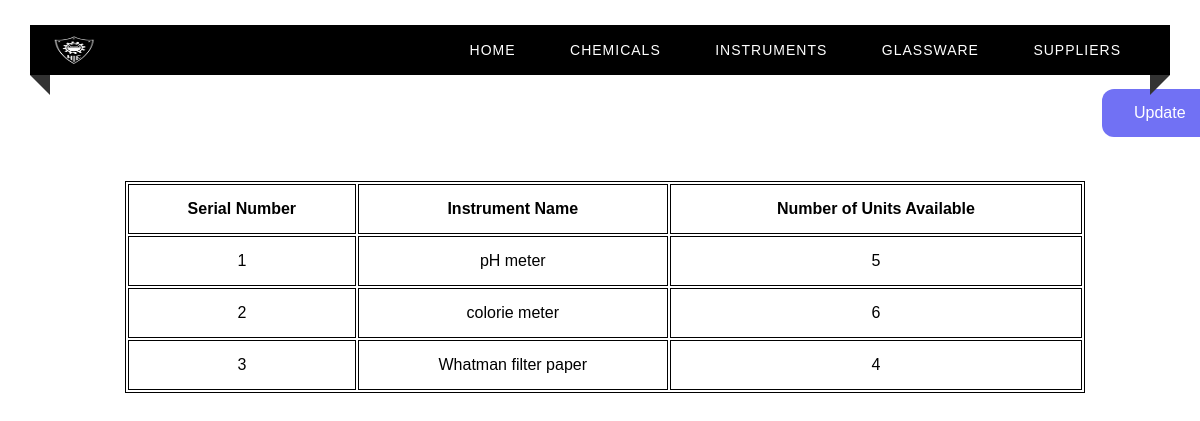
Before: /instruments with the older database file.
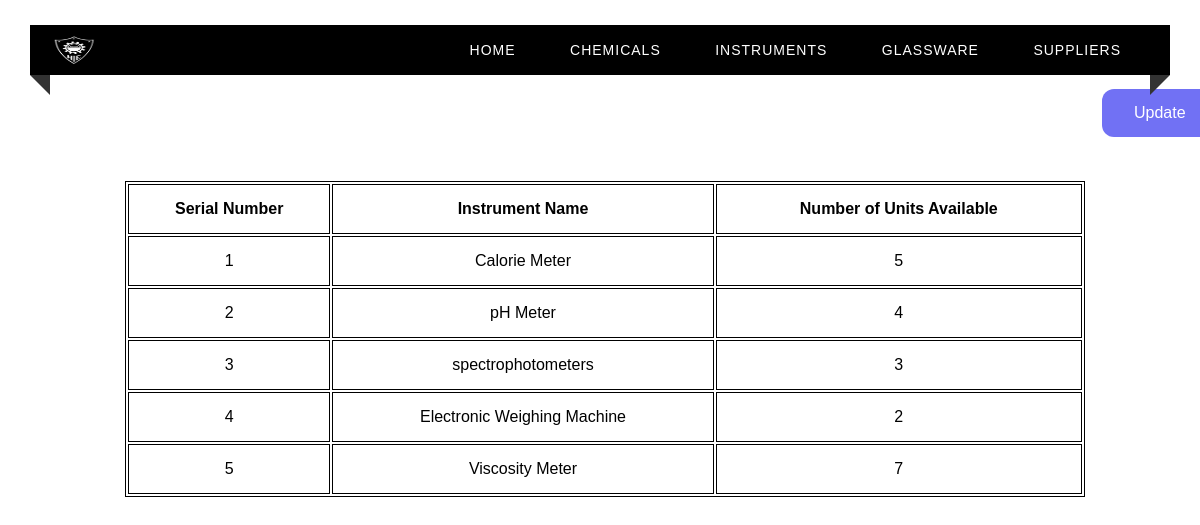
After: the same page with the newer database file.
### tables this page shows
CREATE TABLE INSTRUMENT(
    Sno INTEGER(3) UNIQUE ,
    Inst_Name VARCHAR(50) primary key,
    Number_Of_Units_Present INTEGER(3)
);

### app.py (the view)
@app.route("/instruments")
def instruments() :
    c = get_db()
    cur = c.cursor()
    cur.execute("SELECT * from INSTRUMENT")
    return render_template("instruments.html",test=cur.fetchall())

### app.py (called while the page is built)
def get_db():
    db = getattr(g, '_database', None)
    if db is None:
        db = g._database = sqlite3.connect(DATABASE)
    return db

@app.teardown_appcontext
def close_connection(exception):
    db = getattr(g, '_database', None)
    if db is not None:
        db.close()

### templates/instruments.html (shortened to what this page needs)
<html>
<head>
    <link rel="stylesheet" type="text/css" href="../static/home.css">
</head>
<body>
<div class="custom-padding">
        <nav>
            <div class="logo"><img src = "../static/nieLogo.png" width = "45px", height = "30px"></div>
            <ul class="menu-area">
                <li><a href="/">Home</a></li>
                <li><a href="/chemicals">Chemicals</a></li>
                <li><a href="/instruments">Instruments</a></li>
                <li><a href="/glassware">Glassware</a></li>
                <li><a href="/suppliers">Suppliers</a></li>
            </ul>
        </nav>
        <a href="/login" class="button">Update</a>
        <div class="tab">
          <table align="center" style="margin-left : 125px; margin-top : 50px;">
              <th>Serial Number</th>
              <th>Instrument Name </th>
              <th>Number of Units Available</th>
            {% for row in test %}
            <tr>
                <td> {{ row[0] }}</td>
                <td> {{ row[1] }}</td>
                <td> {{ row[2] }}</td>
            </tr>
            {% endfor %}
          </table>
        </div>
    </div>
</body>
</html>

Changed rows visible on the page:
removed INSTRUMENT: Sno "1", Inst_Name "pH meter", Number_Of_Units_Present "5"
removed INSTRUMENT: Sno "2", Inst_Name "colorie meter", Number_Of_Units_Present "6"
removed INSTRUMENT: Sno "3", Inst_Name "Whatman filter paper", Number_Of_Units_Present "4"
added INSTRUMENT: Sno "1", Inst_Name "Calorie Meter", Number_Of_Units_Present "5"
added INSTRUMENT: Sno "2", Inst_Name "pH Meter", Number_Of_Units_Present "4"
added INSTRUMENT: Sno "3", Inst_Name "spectrophotometers", Number_Of_Units_Present "3"
added INSTRUMENT: Sno "4", Inst_Name "Electronic Weighing Machine", Number_Of_Units_Present "2"
added INSTRUMENT: Sno "5", Inst_Name "Viscosity Meter", Number_Of_Units_Present "7"
